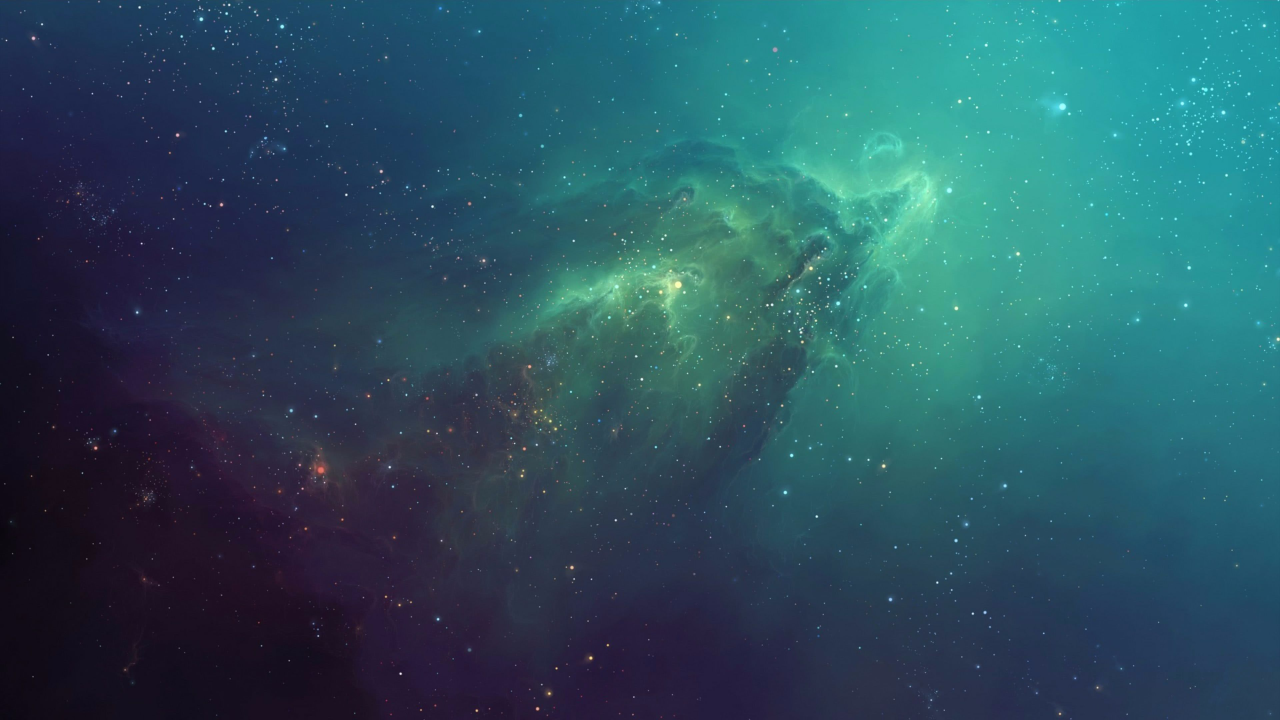
#> input picture images/image.jpg, 3840 x 2160 px (shown at 1/3 size)
$ python prueba.py
#> lines starting #> are read from the running program, lines starting #| are printed output that depends on the picture; after the words box and inside, x2 and y2 are one past the last pixel; in counts of white or black regions, pixels touching at a corner belong together
from PIL import Image, ImageChops, ImageEnhance, ImageOps, ImageDraw, ImageFont
def main():
    image = Image.open("images/image.jpg")
#> image is the input picture: PIL image 3840x2160 RGB; mean R, G, B 41.4, 82.6, 96.2

    # crear imagen en blanco
    img = Image.new('RGBA', (800, 400), "blue")
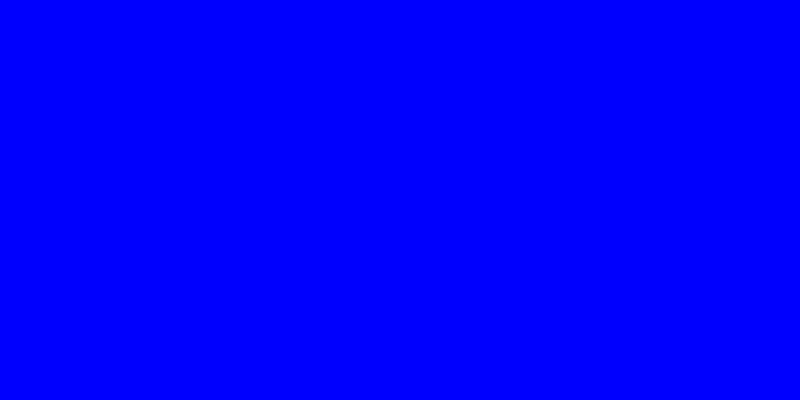
#> img: PIL image 800x400 RGBA; mean R, G, B, A 0, 0, 255, 255
    img.save('images/blanco.png')

    # Invertir colores.
    new_image = ImageChops.invert(image)
    new_image.save("images/image_1.jpg")

    # Escala de grises.
    new_image = ImageOps.grayscale(image)
#> new_image: PIL image 3840x2160 L
    new_image.save("images/image_2.jpg")

    # Resaltar luces.
    new_image = ImageEnhance.Brightness(image).enhance(2)
#> new_image: PIL image 3840x2160 RGB
    new_image.save("images/image_3.jpg")

    # Contraste.
    new_image = ImageEnhance.Contrast(image).enhance(4)
    new_image.save("images/image_4.jpg")

    # Espejo.
    new_image = ImageOps.mirror(image)
    new_image.save("images/image_5.jpg")

    # Cambiar tamaño.
    new_image = image.resize((320, 240))
#> new_image: PIL image 320x240 RGB
    new_image.save("images/image_6.jpg")

    # Diminuir nitidez.
    new_image = ImageEnhance.Sharpness(image).enhance(-4)
#> new_image: PIL image 3840x2160 RGB
    new_image.save("images/image_7.jpg")

    # split la imagen en bandas individuales
    source = image.split()

    R, G, B = 0, 1, 2

    # seleccionamos la region donde el rojo es menos a 100
    mask = source[R].point(lambda i: i < 100 and 255)
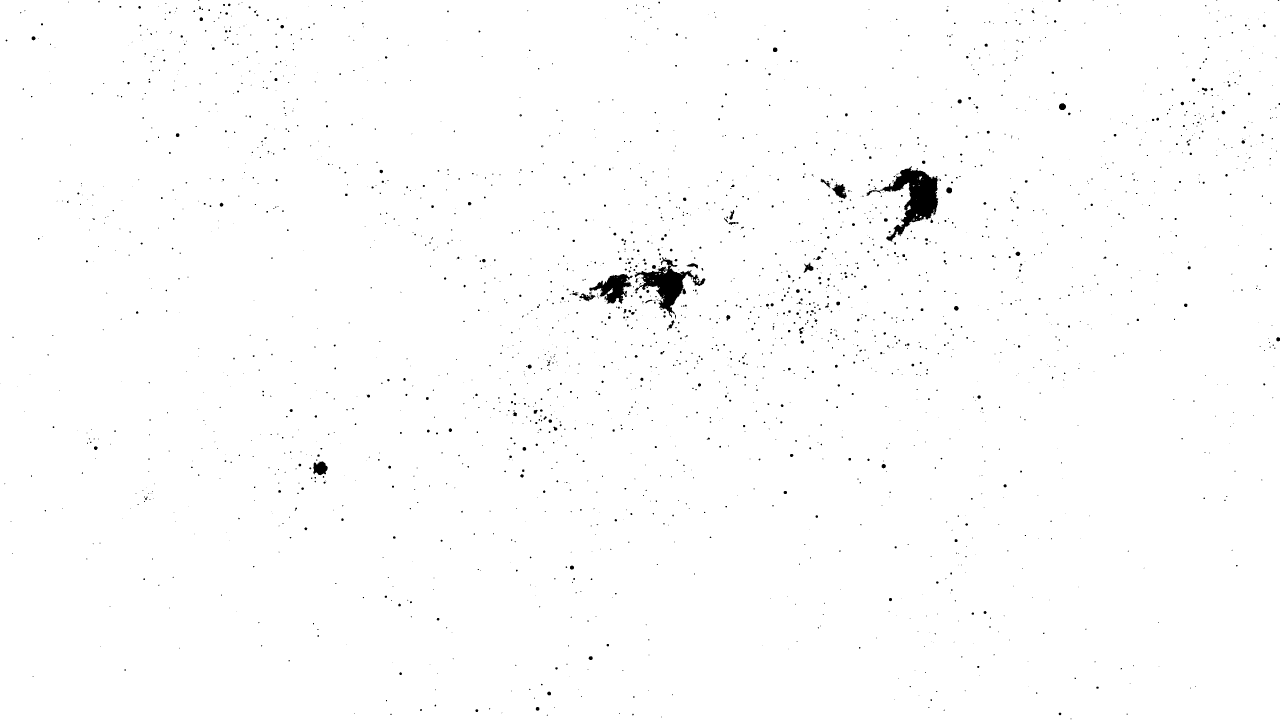
#> mask: PIL image 3840x2160 L (shown at 1/3 size); 99.1% white; 2427 black regions (1890 under 20 px), largest, box (x1, y1, x2, y2) and area: (2640, 499, 2815, 725) 15694, (1904, 772, 2117, 952) 11217, (1768, 822, 1898, 912) 5572

    # procesamos la banda verde
    out = source[G].point(lambda i: i * 0.7)

    # pegamos el procesado de la banda de vuelta, pero solo en la zona donde el rojo es menor a < 100
    source[G].paste(out, None, mask)

    # construimos la nueva imagen
    new_image = Image.merge(image.mode, source)
    new_image.save("images/image_8.jpg")

    # invertimos algunos colores manualmente
    r, g, b = image.split()
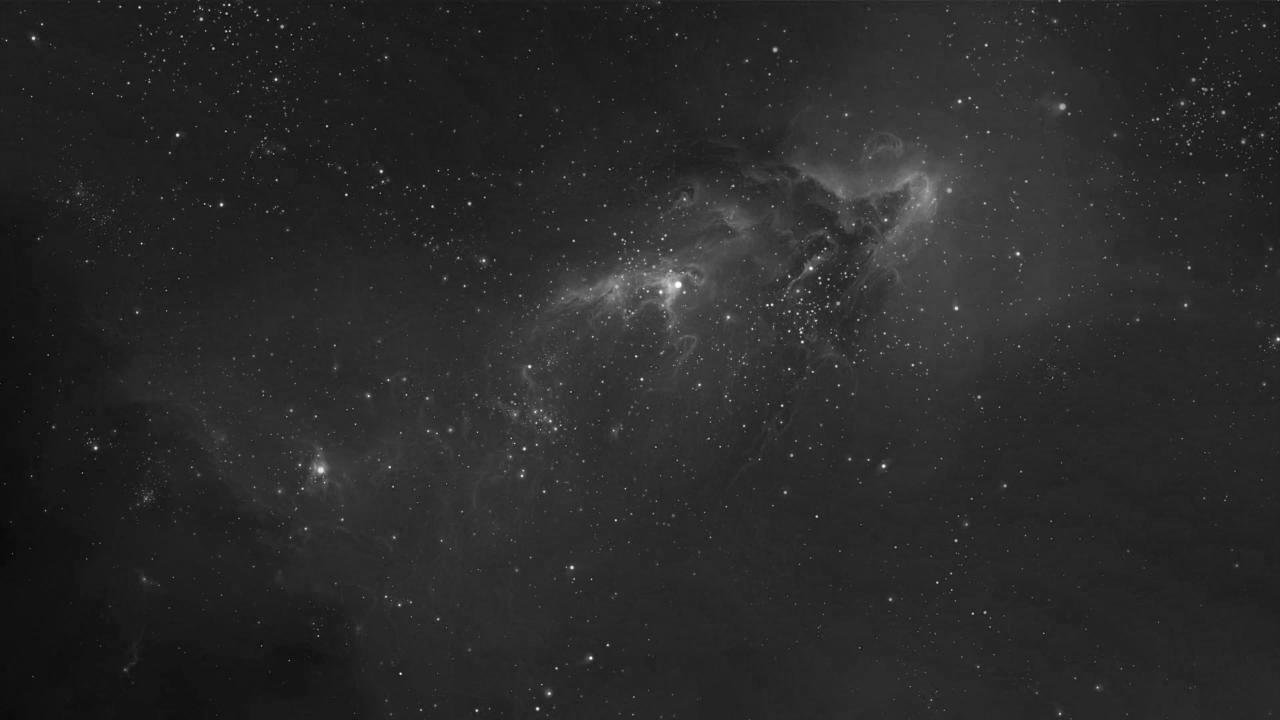
#> r: PIL image 3840x2160 L (shown at 1/3 size); min 3, max 255, mean 41.4
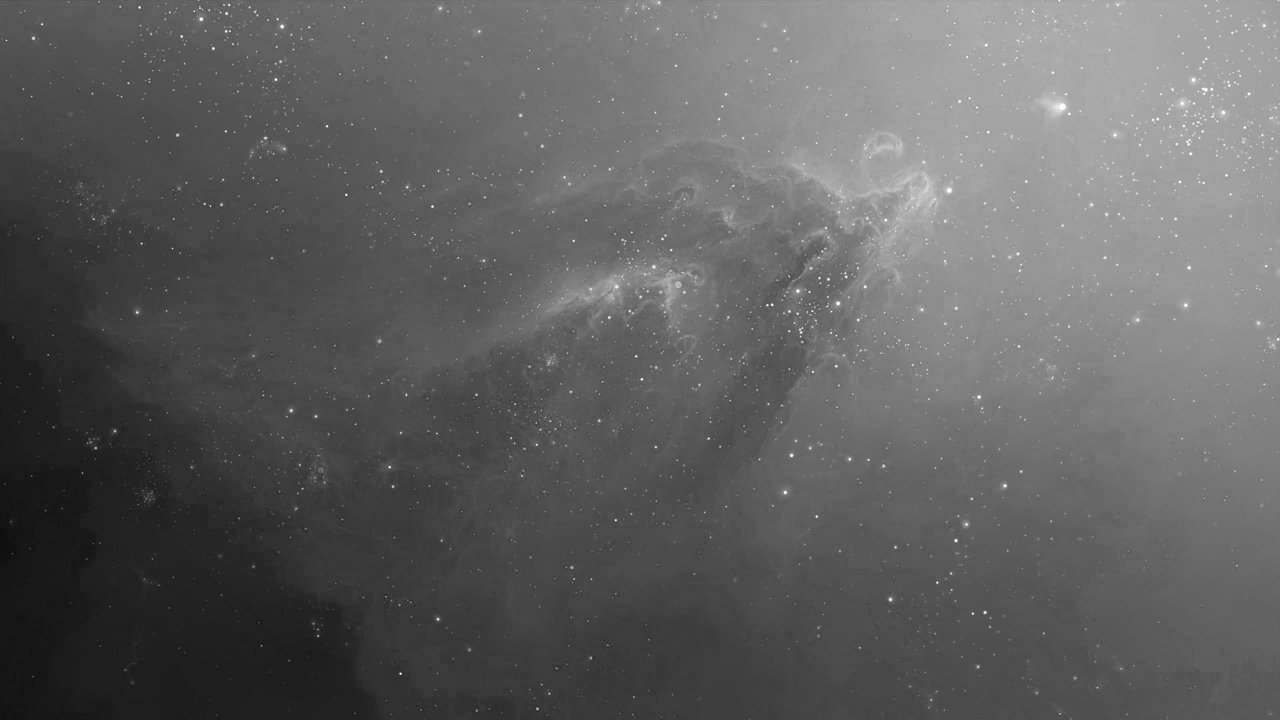
#> b: PIL image 3840x2160 L (shown at 1/3 size); min 7, max 255, mean 96.2
    new_image = Image.merge("RGB", (b, g, r))
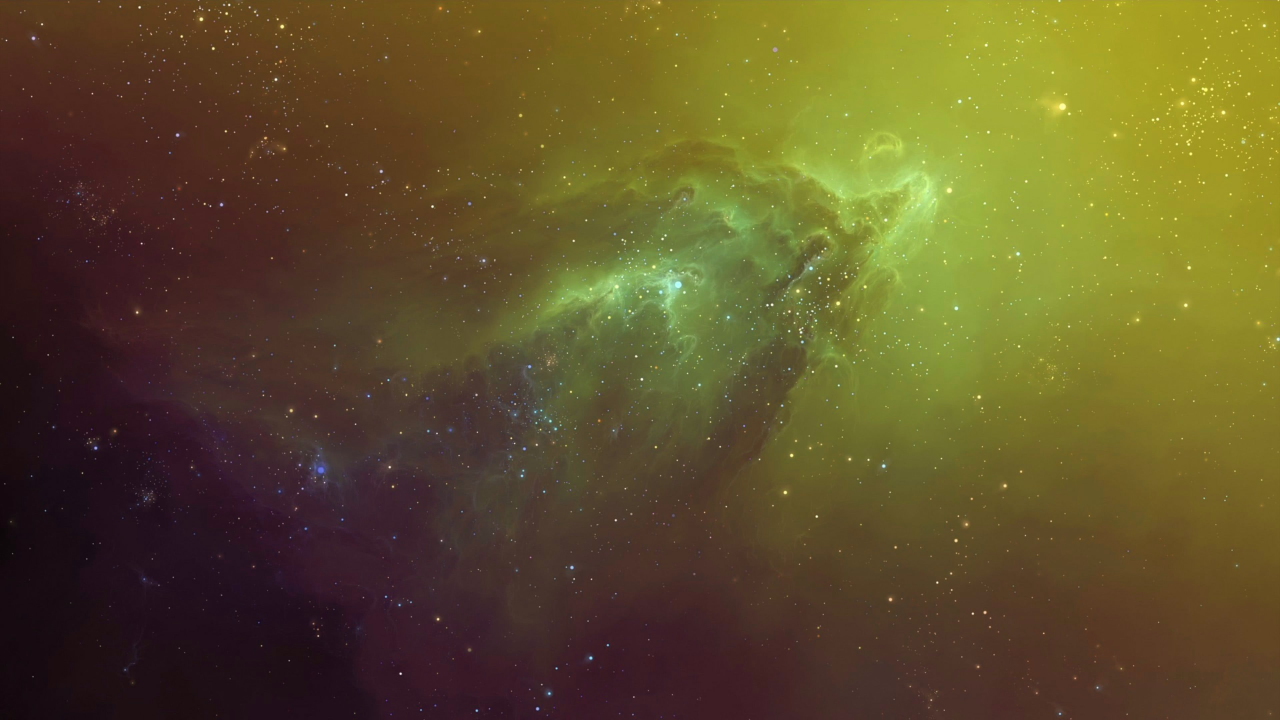
#> new_image: PIL image 3840x2160 RGB (shown at 1/3 size); mean R, G, B 96.2, 82.6, 41.4
    new_image.save("images/image_9.jpg")

    img = Image.open("images/image.jpg")
    draw = ImageDraw.Draw(img)
    #font = ImageFont.truetype("/ruta/LiberationSerif-Bold.ttf", 36)
    draw.text((200, 200),"Titulillo",(0,2,27))
    img.save('images/image_11.jpg')

if __name__ == "__main__":
    main()
